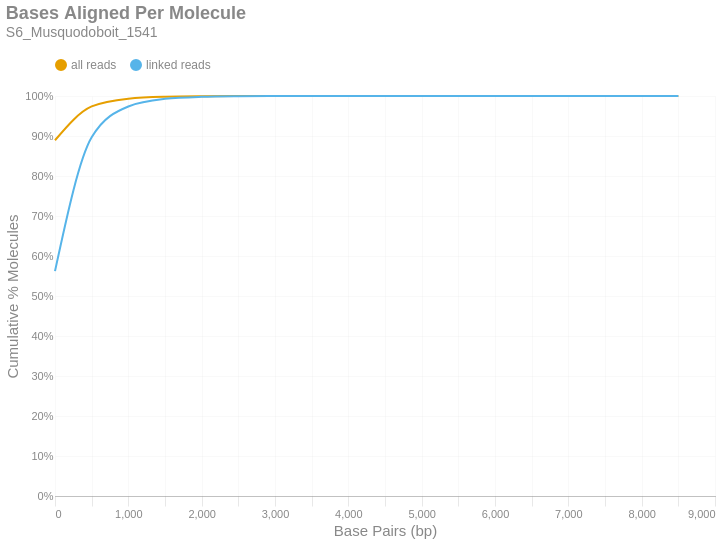

Notebook source saved alongside this figure:
### Markdown cell above
### Bases Aligned Per Molecule
This is a cumulative frequency distribution showing the number of base pairs aligned per unique molecule. These data are shown in 500 bp bins. There are two distributions: one with `all reads` (yellow) and another with only `linked reads` (blue). The percent of molecules in the `linked reads` distribution is relative to the total number of linked molecules.

### Code cell
if SKIPLR:
    print_html(f"Skipped")
else:
    binned_df = consolidated_hist(valids['aligned_bp'], mask, 500, True)
    with SafeRender(binned_df):
        (
            density_plot(binned_df, 'Bases Aligned Per Molecule', samplename, 'basesper')
            .encode(
                x=alt.X('bin:Q', title="Base Pairs (bp)").axis(tickMinStep=500).scale(padding=0),
                y=alt.Y('value:Q', title='Cumulative % Molecules')
                    .axis(format='%')
                    .scale(domain = [0,1])
                    .stack(False),
                color=alt.Color("key:N").scale(domain = ["all reads", "linked reads"]),
                tooltip = [
                    alt.Tooltip("key:N", title = "Data Type"),
                    alt.Tooltip("range_label:N", title="Bases Aligned Per Molecule"),
                    alt.Tooltip("value:Q", format = ".2%", title="% Molecules (Cum.)")
                ]
            )
        ).display()

### Figure 1 — Vega-Lite specification as saved in the notebook (floating-point values rounded to 4 significant figures)
{"width": "container", "height": 400, "config": {"title": {"anchor": "start", "dy": -15, "fontSize": 18, "color": "#888888", "subtitleColor": "#888888", "subtitleFontSize": 14}, "arc": {"fill": "#0072B2"}, "axis": {"domainColor": "#888888", "domainWidth": 0.5, "gridWidth": 0.2, "grid": false, "titleFontWeight": 400, "titleFontSize": 15, "labelFontSize": 11, "labelColor": "#888888", "tickColor": "#888888", "tickWidth": 0.2, "titleColor": "#888888"}, "axisBand": {"grid": false}, "axisX": {"grid": true, "tickSize": 10, "domainCap": "round"}, "axisY": {"domain": false, "grid": true, "tickSize": 0, "domainCap": "round"}, "background": "transparent", "header": {"labelFontSize": 15, "labelColor": "#888888", "titleFontSize": 15, "titleFontWeight": 600, "titleColor": "#888888"}, "legend": {"labelFont": "sans-serif", "labelFontSize": 12, "labelColor": "#888888", "symbolSize": 100, "symbolType": "circle", "titleFontSize": 12, "titlePadding": 10, "titleColor": "#888888", "title": null, "orient": "top"}, "range": {"category": ["#E69F00", "#56B4E9", "#009E73", "#F0E442", "#0072B2", "#D55E00", "#CC79A7", "#000000"], "diverging": ["#cfe8f3", "#a2d4ec", "#73bfe2", "#46abdb", "#1696d2", "#12719e"]}, "area": {"fill": "#0072B2", "fillOpacity": 0.7, "line": true, "strokeOpacity": 0.7}, "line": {"color": "#0072B2", "stroke": "#0072B2", "strokeWidth": 2}, "trail": {"color": "#0072B2", "stroke": "#0072B2", "strokeWidth": 0, "size": 1}, "point": {"filled": true, "fillOpacity": 1.0, "size": 95}, "text": {"color": "#888888", "fontSize": 11, "align": "right", "fontWeight": 400, "size": 11}, "bar": {"fill": "#0072B2", "stroke": null}, "view": {"stroke": null, "continuousWidth": 660, "continuousHeight": 400}}, "data": {"name": "data-b08a34b5e7525cca65658ae615a437e0"}, "mark": {"type": "line", "interpolate": "monotone", "point": {"opacity": 0, "size": 275}}, "encoding": {"color": {"field": "key", "scale": {"domain": ["all reads", "linked reads"]}, "type": "nominal"}, "tooltip": [{"field": "key", "title": "Data Type", "type": "nominal"}, {"field": "range_label", "title": "Bases Aligned Per Molecule", "type": "nominal"}, {"field": "value", "format": ".2%", "title": "% Molecules (Cum.)", "type": "quantitative"}], "x": {"axis": {"tickMinStep": 500}, "field": "bin", "scale": {"padding": 0}, "title": "Base Pairs (bp)", "type": "quantitative"}, "y": {"axis": {"format": "%"}, "field": "value", "scale": {"domain": [0, 1]}, "stack": false, "title": "Cumulative % Molecules", "type": "quantitative"}}, "params": [{"name": "param_c36ac31b6afebe62", "select": {"type": "point", "fields": ["key"]}, "bind": "legend"}], "title": {"text": "Bases Aligned Per Molecule", "subtitle": "S6_Musquodoboit_1541"}, "transform": [{"fold": ["all reads (cumsum)", "linked reads (cumsum)"]}, {"calculate": "replace(datum.key, ' (cumsum)', '')", "as": "key"}, {"filter": {"param": "param_c36ac31b6afebe62"}}], "usermeta": {"embedOptions": {"downloadFileName": "S6_Musquodoboit_1541.basesper"}}, "$schema": "https://vega.github.io/schema/vega-lite/v6.1.0.json", "datasets": {"data-b08a34b5e7525cca65658ae615a437e0": [{"bin": "0.0", "interval": "0.0-500.0", "all reads": 0.8894, "linked reads": 0.5622, "all reads (cumsum)": 0.8894, "linked reads (cumsum)": 0.5622, "range_label": "0-499"}, {"bin": "500.0", "interval": "500.0-1000.0", "all reads": 0.08455, "linked reads": 0.3345, "all reads (cumsum)": 0.9739, "linked reads (cumsum)": 0.8967, "range_label": "500-999"}, {"bin": "1000.0", "interval": "1000.0-1500.0", "all reads": 0.01945, "linked reads": 0.07708, "all reads (cumsum)": 0.9934, "linked reads (cumsum)": 0.9738, "range_label": "1000-1499"}, {"bin": "1500.0", "interval": "1500.0-2000.0", "all reads": 0.004813, "linked reads": 0.01907, "all reads (cumsum)": 0.9982, "linked reads (cumsum)": 0.9929, "range_label": "1500-1999"}, {"bin": "2000.0", "interval": "2000.0-2500.0", "all reads": 0.001278, "linked reads": 0.005062, "all reads (cumsum)": 0.9995, "linked reads (cumsum)": 0.9979, "range_label": "2000-2499"}, {"bin": "2500.0", "interval": "2500.0-3000.0", "all reads": 0.0003641, "linked reads": 0.001443, "all reads (cumsum)": 0.9998, "linked reads (cumsum)": 0.9994, "range_label": "2500-2999"}, {"bin": "3000.0", "interval": "3000.0-3500.0", "all reads": 0.000111, "linked reads": 0.0004399, "all reads (cumsum)": 1.0, "linked reads (cumsum)": 0.9998, "range_label": "3000-3499"}, {"bin": "3500.0", "interval": "3500.0-4000.0", "all reads": 3.29e-05, "linked reads": 0.0001303, "all reads (cumsum)": 1.0, "linked reads (cumsum)": 0.9999, "range_label": "3500-3999"}, {"bin": "4000.0", "interval": "4000.0-4500.0", "all reads": 1.008e-05, "linked reads": 3.996e-05, "all reads (cumsum)": 1.0, "linked reads (cumsum)": 1.0, "range_label": "4000-4499"}, {"bin": "4500.0", "interval": "4500.0-5000.0", "all reads": 3.035e-06, "linked reads": 1.203e-05, "all reads (cumsum)": 1.0, "linked reads (cumsum)": 1.0, "range_label": "4500-4999"}, {"bin": "5000.0", "interval": "5000.0-5500.0", "all reads": 8.812e-07, "linked reads": 3.491e-06, "all reads (cumsum)": 1.0, "linked reads (cumsum)": 1.0, "range_label": "5000-5499"}, {"bin": "5500.0", "interval": "5500.0-6000.0", "all reads": 7.833e-07, "linked reads": 3.104e-06, "all reads (cumsum)": 1.0, "linked reads (cumsum)": 1.0, "range_label": "5500-5999"}, {"bin": "6000.0", "interval": "6000.0-6500.0", "all reads": 9.791e-08, "linked reads": 3.879e-07, "all reads (cumsum)": 1.0, "linked reads (cumsum)": 1.0, "range_label": "6000-6499"}, {"bin": "6500.0", "interval": "6500.0-7000.0", "all reads": 0.0, "linked reads": 0.0, "all reads (cumsum)": 1.0, "linked reads (cumsum)": 1.0, "range_label": "6500-6999"}, {"bin": "7000.0", "interval": "7000.0-7500.0", "all reads": 0.0, "linked reads": 0.0, "all reads (cumsum)": 1.0, "linked reads (cumsum)": 1.0, "range_label": "7000-7499"}, {"bin": "7500.0", "interval": "7500.0-8000.0", "all reads": 0.0, "linked reads": 0.0, "all reads (cumsum)": 1.0, "linked reads (cumsum)": 1.0, "range_label": "7500-7999"}, {"bin": "8000.0", "interval": "8000.0-8500.0", "all reads": 0.0, "linked reads": 0.0, "all reads (cumsum)": 1.0, "linked reads (cumsum)": 1.0, "range_label": "8000-8499"}, {"bin": "8500.0", "interval": "8500.0-9000.0", "all reads": 9.791e-08, "linked reads": 3.879e-07, "all reads (cumsum)": 1.0, "linked reads (cumsum)": 1.0, "range_label": "8500-8999"}]}}
